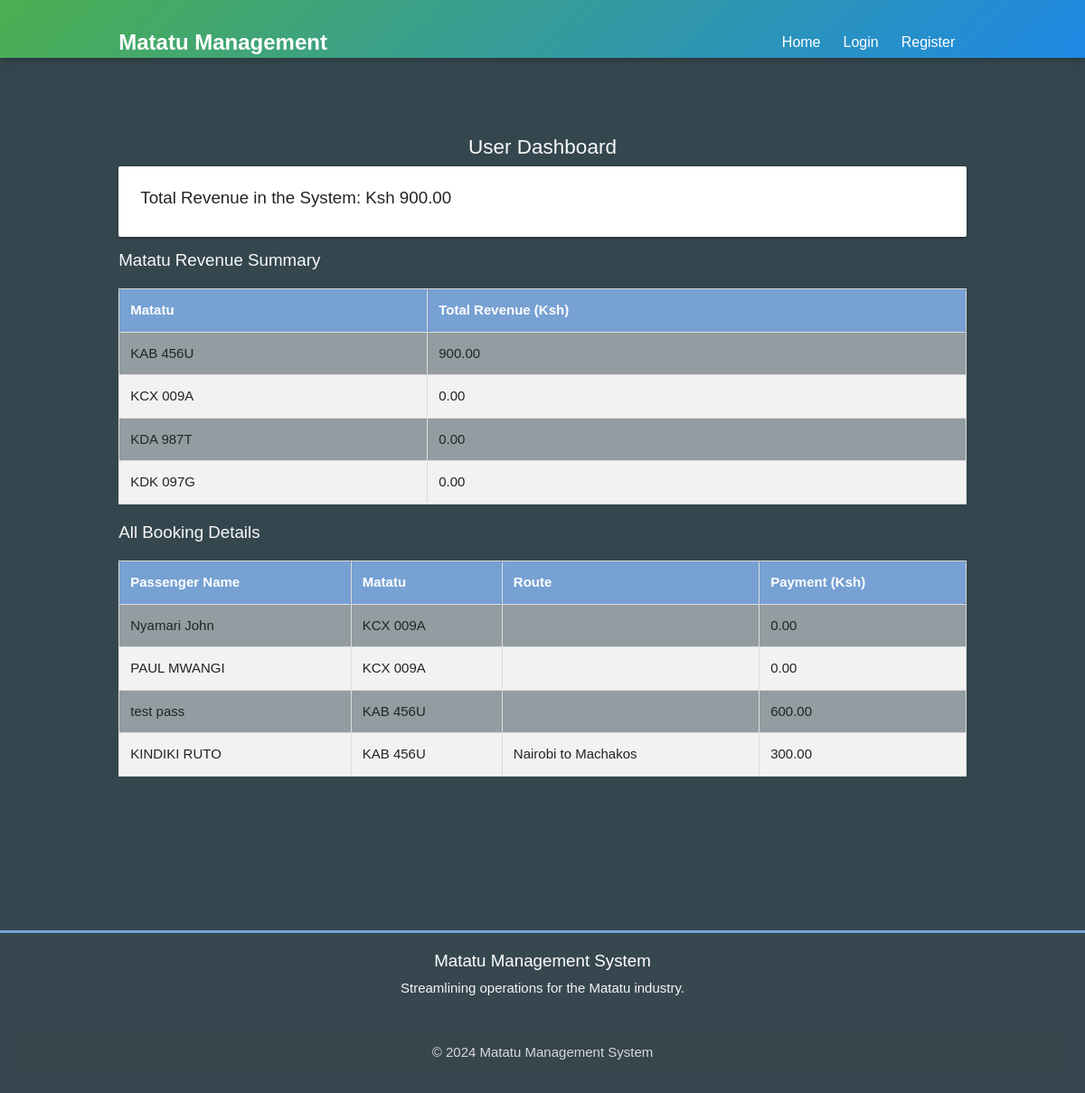
The page /user_dashboard.php on the database its author committed.
### tables this page shows
CREATE TABLE `bookings` (
  `id` int(11) NOT NULL,
  `passenger_name` varchar(255) NOT NULL,
  `matatu_id` int(11) DEFAULT NULL,
  `booking_date` date DEFAULT NULL,
  `payment_amount` decimal(10,2) NOT NULL,
  `route` varchar(100) NOT NULL
);

CREATE TABLE `matatus` (
  `id` int(11) NOT NULL,
  `registration_number` varchar(255) NOT NULL,
  `capacity` int(11) NOT NULL,
  `driver_id` int(11) DEFAULT NULL,
  `route_id` int(11) DEFAULT NULL
);

### user_dashboard.php (the view, shortened to what this page needs)
<?php
include 'db.php';
$sql = "SELECT m.registration_number AS matatu_name, SUM(b.payment_amount) as total_revenue
        FROM matatus m
        LEFT JOIN bookings b ON m.id = b.matatu_id
        GROUP BY m.registration_number";
$result = $conn->query($sql);
$sql_total = "SELECT SUM(payment_amount) as total_system_revenue FROM bookings";
$total_result = $conn->query($sql_total);
$total_revenue = $total_result->fetch_assoc()['total_system_revenue'];
$sql_bookings = "SELECT b.passenger_name, b.route, b.payment_amount, m.registration_number as matatu_name
                 FROM bookings b
                 LEFT JOIN matatus m ON b.matatu_id = m.id";
$bookings_result = $conn->query($sql_bookings);
?>
<!DOCTYPE html>
<html lang="en">
<head>
</head>
<body>
    <?php include 'header.php'; ?>
    <div class="container">
        <h4 class="center-align text-light">User Dashboard</h4>
        <div class="card-panel">
            <h5>Total Revenue in the System: Ksh <?php echo number_format($total_revenue, 2); ?></h5>
        </div>
        <h5 class="text-light">Matatu Revenue Summary</h5>
        <table class="striped">
            <thead>
                <tr>
                    <th>Matatu</th>
                    <th>Total Revenue (Ksh)</th>
                </tr>
            </thead>
            <tbody>
                <?php while ($row = $result->fetch_assoc()) { ?>
                    <tr>
                        <td><?php echo $row['matatu_name']; ?></td>
                        <td><?php echo number_format($row['total_revenue'], 2); ?></td>
                    </tr>
                <?php } ?>
            </tbody>
        </table>
        <h5 class="text-light">All Booking Details</h5>
        <table class="striped">
            <thead>
                <tr>
                    <th>Passenger Name</th>
                    <th>Matatu</th>
                    <th>Route</th>
                    <th>Payment (Ksh)</th>
                </tr>
            </thead>
            <tbody>
                <?php while ($booking = $bookings_result->fetch_assoc()) { ?>
                    <tr>
                        <td><?php echo $booking['passenger_name']; ?></td>
                        <td><?php echo $booking['matatu_name']; ?></td>
                        <td><?php echo $booking['route']; ?></td>
                        <td><?php echo number_format($booking['payment_amount'], 2); ?></td>
                    </tr>
                <?php } ?>
            </tbody>
        </table>
    </div>
    <?php include 'footer.php'; ?>
</body>
</html>

### header.php (shortened to what this page needs)
<!DOCTYPE html>
<html lang="en">
<head>
    <link href="https://cdnjs.cloudflare.com/ajax/libs/materialize/1.0.0/css/materialize.min.css" rel="stylesheet">
    <link href="https://cdn.jsdelivr.net/npm/bootstrap@5.3.0-alpha1/dist/css/bootstrap.min.css" rel="stylesheet">
    <link rel="stylesheet" href="css/style.css">
</head>
<body>
    <nav class="navbar navbar-expand-lg">
        <div class="container">
            <a class="navbar-brand" href="index.php">Matatu Management</a>
            <div class="collapse navbar-collapse" id="navbarNav">
                <ul class="navbar-nav ms-auto">
                    <li class="nav-item"><a class="nav-link" href="index.php">Home</a></li>
                    <?php
                    if(isset($_SESSION['user_id']) && $_SESSION['role'] == 'admin'){?>
                        <li class="nav-item"><a class="nav-link" href="add_matatu.php">Add Matatu</a></li>
                        <li class="nav-item"><a class="nav-link" href="view_matatus.php">View Matatus</a></li>
                        <li class="nav-item"><a class="nav-link" href="book_passenger.php">Book</a></li>
                        <li class="nav-item"><a class="nav-link" href="view_bookings.php">Bookings</a></li>
                        <li class="nav-item"><a class="nav-link" href="add_driver.php">Add Driver</a></li>
                        <li class="nav-item"><a class="nav-link" href="assign_driver.php">Assign</a></li>
                        <li class="nav-item"><a class="nav-link" href="add_route.php">New Route</a></li>
                        <li class="nav-item"><a class="nav-link" href="view_routes.php">Routes</a></li>
                        <li class="nav-item"><a class="nav-link" href="logout.php">Logout</a></li>
                    <?php
                    }else{?>
                        <li class="nav-item"><a class="nav-link" href="login.php">Login</a></li>
                        <li class="nav-item"><a class="nav-link" href="register.php">Register</a></li>
                    <?php
                    }
                    ?>
                </ul>
            </div>
        </div>
    </nav>

### footer.php (shortened to what this page needs)
<footer class="page-footer blue-grey darken-3">
    <div class="container">
        <div class="row">
            <div class="col l6 s12">
                <h5 class="white-text">Matatu Management System</h5>
                <p class="grey-text text-lighten-4">Streamlining operations for the Matatu industry.</p>
            </div>
        </div>
    </div>
    <div class="footer-copyright">
        <div class="container">
            &copy; 2024 Matatu Management System
        </div>
    </div>
</footer>
</body>
</html>

### css/style.css (style rules this page uses)
body { font-family: Arial, sans-serif; margin: 0; padding: 0; background-color: #35474e; box-sizing: border-box; }
.container { width: 80%; margin: auto; overflow: hidden; }
.navbar { margin-bottom: 85px !important; }
.navbar-nav { display: flex; align-items: center; flex-wrap: nowrap; }
.navbar-collapse { flex-grow: 1; justify-content: flex-end; }
.navbar-nav .nav-link { color: #fff; }
table { width: 100%; border-collapse: collapse; margin: 20px 0; }
table, th, td { border: 1px solid #ddd; }
th, td { padding: 12px; text-align: left; }
th { background-color: #77A1D3; color: white; }
tr:nth-child(even) { background-color: #f2f2f2; }
footer { background: #333; color: #fff; text-align: center; padding: 20px; margin-top: 30px; border-top: #77A1D3 3px solid; margin-top: 150px; }

### header.php (style rules this page uses)
.navbar { background: linear-gradient(135deg, #4CAF50, #1E88E5); box-shadow: 0 4px 8px rgba(0, 0, 0, 0.2); }
.navbar-brand { font-size: 1.6rem; font-weight: bold; font-family: 'Poppins', sans-serif; color: #fff !important; }
.navbar-nav .nav-link { color: #fff !important; font-size: 16px; margin: 0 5px; font-weight: 500; transition: color 0.3s, background-color 0.3s; }
.container { max-width: 1200px; }

### rows shown on the page
bookings: passenger_name "Nyamari John", matatu.registration_number "KCX 009A", payment_amount "0.00"
bookings: passenger_name "PAUL MWANGI", matatu.registration_number "KCX 009A", payment_amount "0.00"
bookings: passenger_name "test pass", matatu.registration_number "KAB 456U", payment_amount "600.00"
bookings: passenger_name "KINDIKI RUTO", matatu.registration_number "KAB 456U", route "Nairobi to Machakos", payment_amount "300.00"

### other values the page prints
$total_revenue "900.00"
$row['matatu_name'] "KAB 456U"
$row['total_revenue'] "900.00"
$row['matatu_name'] "KCX 009A"
$row['total_revenue'] "0.00"
$row['matatu_name'] "KDA 987T"
$row['matatu_name'] "KDK 097G"
